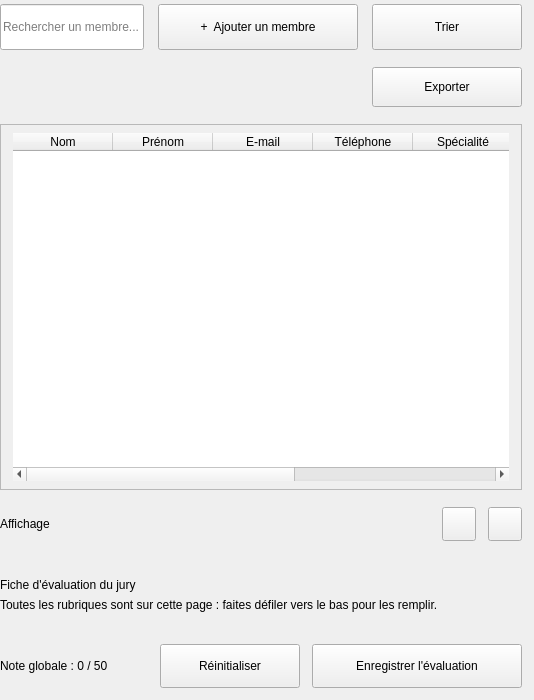
          <widget class="QWidget" name="scrollContentJury">
           <layout class="QVBoxLayout" name="verticalLayout_scrollContent">
            <property name="spacing"><number>16</number></property>
            <property name="leftMargin"><number>0</number></property>
<property name="topMargin"><number>4</number></property>
<property name="rightMargin"><number>12</number></property>
<property name="bottomMargin"><number>12</number></property>

            <item>
             <widget class="QWidget" name="toolbarJury" native="true">
              <property name="minimumSize"><size><width>0</width><height>46</height></size></property>
              <property name="maximumSize"><size><width>16777215</width><height>46</height></size></property>
              <layout class="QHBoxLayout" name="horizontalLayout_toolbarJury">
               <property name="spacing"><number>14</number></property>
               <property name="leftMargin"><number>0</number></property>
<property name="topMargin"><number>0</number></property>
<property name="rightMargin"><number>0</number></property>
<property name="bottomMargin"><number>0</number></property>
               <item>
                <widget class="QLineEdit" name="lineEditSearch">
                 <property name="minimumSize"><size><width>0</width><height>46</height></size></property>
                 <property name="maximumSize"><size><width>16777215</width><height>46</height></size></property>
                 <property name="placeholderText"><string>Rechercher un membre...</string></property>
                 <property name="clearButtonEnabled"><bool>true</bool></property>
                </widget>
               </item>
               <item>
                <widget class="QPushButton" name="btnAddMember">
                 <property name="minimumSize"><size><width>200</width><height>46</height></size></property>
                 <property name="maximumSize"><size><width>200</width><height>46</height></size></property>
                 <property name="cursor"><cursorShape>PointingHandCursor</cursorShape></property>
                 <property name="text"><string>+  Ajouter un membre</string></property>
                </widget>
               </item>
               <item>
                <widget class="QPushButton" name="btnSort">
                 <property name="minimumSize"><size><width>150</width><height>46</height></size></property>
                 <property name="maximumSize"><size><width>150</width><height>46</height></size></property>
                 <property name="cursor"><cursorShape>PointingHandCursor</cursorShape></property>
                 <property name="text"><string>Trier</string></property>
                </widget>
               </item>
              </layout>
             </widget>
            </item>

            <item>
             <widget class="QWidget" name="exportRowJury" native="true">
              <property name="minimumSize"><size><width>0</width><height>42</height></size></property>
              <property name="maximumSize"><size><width>16777215</width><height>42</height></size></property>
              <layout class="QHBoxLayout" name="horizontalLayout_exportRow">
               <property name="spacing"><number>0</number></property>
               <property name="leftMargin"><number>0</number></property>
<property name="topMargin"><number>0</number></property>
<property name="rightMargin"><number>0</number></property>
<property name="bottomMargin"><number>0</number></property>
               <item>
                <spacer name="horizontalSpacer_export">
                 <property name="orientation"><enum>Qt::Horizontal</enum></property>
                 <property name="sizeHint" stdset="0"><size><width>40</width><height>20</height></size></property>
                </spacer>
               </item>
               <item>
                <widget class="QPushButton" name="btnExport">
                 <property name="minimumSize"><size><width>150</width><height>40</height></size></property>
                 <property name="maximumSize"><size><width>150</width><height>40</height></size></property>
                 <property name="cursor"><cursorShape>PointingHandCursor</cursorShape></property>
                 <property name="text"><string>Exporter</string></property>
                </widget>
               </item>
              </layout>
             </widget>
            </item>

            <item>
             <widget class="QFrame" name="cardTableJury">
              <property name="minimumSize"><size><width>0</width><height>366</height></size></property>
              <property name="maximumSize"><size><width>16777215</width><height>366</height></size></property>
              <property name="frameShape"><enum>QFrame::StyledPanel</enum></property>
              <layout class="QVBoxLayout" name="verticalLayout_cardTable">
               <property name="spacing"><number>0</number></property>
               <property name="leftMargin"><number>12</number></property>
<property name="topMargin"><number>8</number></property>
<property name="rightMargin"><number>12</number></property>
<property name="bottomMargin"><number>8</number></property>
               <item>
                <widget class="QTableWidget" name="tableJury">
                 <property name="frameShape"><enum>QFrame::NoFrame</enum></property>
                 <property name="verticalScrollBarPolicy"><enum>Qt::ScrollBarAlwaysOff</enum></property>
<column><property name="text"><string>Nom</string></property></column>
<column><property name="text"><string>Prénom</string></property></column>
<column><property name="text"><string>E-mail</string></property></column>
<column><property name="text"><string>Téléphone</string></property></column>
<column><property name="text"><string>Spécialité</string></property></column>
<column><property name="text"><string>Entreprise</string></property></column>
<column><property name="text"><string>Actions</string></property></column>
                </widget>
               </item>
              </layout>
             </widget>
            </item>

            <item>
             <widget class="QWidget" name="footerJury" native="true">
              <property name="minimumSize"><size><width>0</width><height>36</height></size></property>
              <property name="maximumSize"><size><width>16777215</width><height>36</height></size></property>
              <layout class="QHBoxLayout" name="horizontalLayout_footerJury">
               <property name="spacing"><number>6</number></property>
               <property name="leftMargin"><number>0</number></property>
<property name="topMargin"><number>0</number></property>
<property name="rightMargin"><number>0</number></property>
<property name="bottomMargin"><number>0</number></property>
               <item><widget class="QLabel" name="labelCountJury"><property name="text"><string>Affichage</string></property></widget></item>
               <item>
                <spacer name="horizontalSpacer_footer">
                 <property name="orientation"><enum>Qt::Horizontal</enum></property>
                 <property name="sizeHint" stdset="0"><size><width>40</width><height>20</height></size></property>
                </spacer>
               </item>
               <item>
                <widget class="QPushButton" name="btnPrevJury">
                 <property name="minimumSize"><size><width>34</width><height>34</height></size></property>
                 <property name="maximumSize"><size><width>34</width><height>34</height></size></property>
                 <property name="cursor"><cursorShape>PointingHandCursor</cursorShape></property>
                 <property name="text"><string></string></property>
                </widget>
               </item>
               <item>
                <widget class="QWidget" name="pagesContainer" native="true">
                 <layout class="QHBoxLayout" name="pagesLayout">
                  <property name="spacing"><number>6</number></property>
                  <property name="leftMargin"><number>0</number></property>
<property name="topMargin"><number>0</number></property>
<property name="rightMargin"><number>0</number></property>
<property name="bottomMargin"><number>0</number></property>
                 </layout>
                </widget>
               </item>
               <item>
                <widget class="QPushButton" name="btnNextJury">
                 <property name="minimumSize"><size><width>34</width><height>34</height></size></property>
                 <property name="maximumSize"><size><width>34</width><height>34</height></size></property>
                 <property name="cursor"><cursorShape>PointingHandCursor</cursorShape></property>
                 <property name="text"><string></string></property>
                </widget>
               </item>
              </layout>
             </widget>
            </item>

            <item>
             <widget class="QWidget" name="evalSection" native="true">
              <layout class="QVBoxLayout" name="verticalLayout_eval">
               <property name="spacing"><number>6</number></property>
               <property name="leftMargin"><number>0</number></property>
<property name="topMargin"><number>20</number></property>
<property name="rightMargin"><number>0</number></property>
<property name="bottomMargin"><number>0</number></property>
               <item><widget class="QLabel" name="labelEvalTitle"><property name="text"><string>Fiche d'évaluation du jury</string></property></widget></item>
               <item><widget class="QLabel" name="labelEvalSubtitle"><property name="text"><string>Toutes les rubriques sont sur cette page : faites défiler vers le bas pour les remplir.</string></property></widget></item>
               <item>
                <widget class="QWidget" name="evalContainer" native="true">
                 <layout class="QVBoxLayout" name="verticalLayout_evalList">
                  <property name="spacing"><number>14</number></property>
                  <property name="leftMargin"><number>0</number></property>
<property name="topMargin"><number>10</number></property>
<property name="rightMargin"><number>0</number></property>
<property name="bottomMargin"><number>10</number></property>
                 </layout>
                </widget>
               </item>
               <item>
                <layout class="QHBoxLayout" name="horizontalLayout_evalFooter">
                 <property name="spacing"><number>12</number></property>
                 <item><widget class="QLabel" name="labelTotalScore"><property name="text"><string>Note globale : 0 / 50</string></property></widget></item>
                 <item>
                  <spacer name="horizontalSpacer_evalFooter">
                   <property name="orientation"><enum>Qt::Horizontal</enum></property>
                   <property name="sizeHint" stdset="0"><size><width>40</width><height>20</height></size></property>
                  </spacer>
                 </item>
                 <item>
                  <widget class="QPushButton" name="btnEvalReset">
                   <property name="minimumSize"><size><width>140</width><height>44</height></size></property>
                   <property name="cursor"><cursorShape>PointingHandCursor</cursorShape></property>
                   <property name="text"><string>Réinitialiser</string></property>
                  </widget>
                 </item>
                 <item>
                  <widget class="QPushButton" name="btnEvalSave">
                   <property name="minimumSize"><size><width>210</width><height>44</height></size></property>
                   <property name="cursor"><cursorShape>PointingHandCursor</cursorShape></property>
                   <property name="text"><string>Enregistrer l'évaluation</string></property>
                  </widget>
                 </item>
                </layout>
               </item>
              </layout>
             </widget>
            </item>

           </layout>
          </widget>
